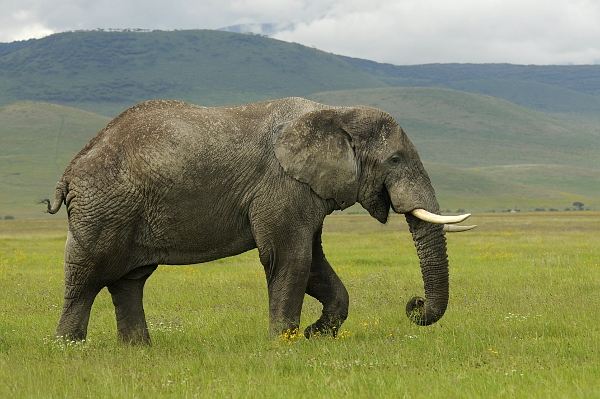
%> input picture im2_ref.jpg, 600 x 399 px
$ octave case2.m   (GNU Octave 9; MATLAB toolbox functions it lacks are replaced by stand-ins)
%> lines starting %> are read from the running program, lines starting %| are printed output that depends on the picture
%% read the images
im_ref=  imread('im2_ref.jpg');
%> im_ref is the input picture: size 399x600x3 uint8; mean R, G, B 130.3, 134.3, 97.4
im_sen=  imread('im2_sen.jpg');
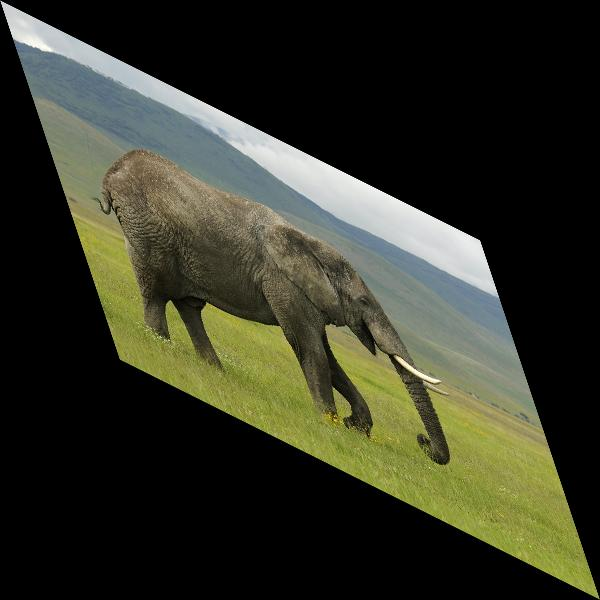
%> input picture im2_sen.jpg, 600 x 600 px
%> im_sen is the input picture: size 600x600x3 uint8; mean R, G, B 52.1, 53.7, 39.1

im_ref_gr = rgb2gray(im_ref);
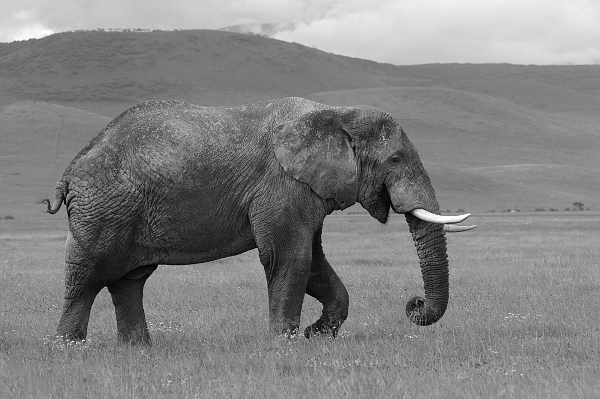
%> im_ref_gr: size 399x600 uint8; min 1, max 254, mean 128.9
im_sen_gr = rgb2gray(im_sen);
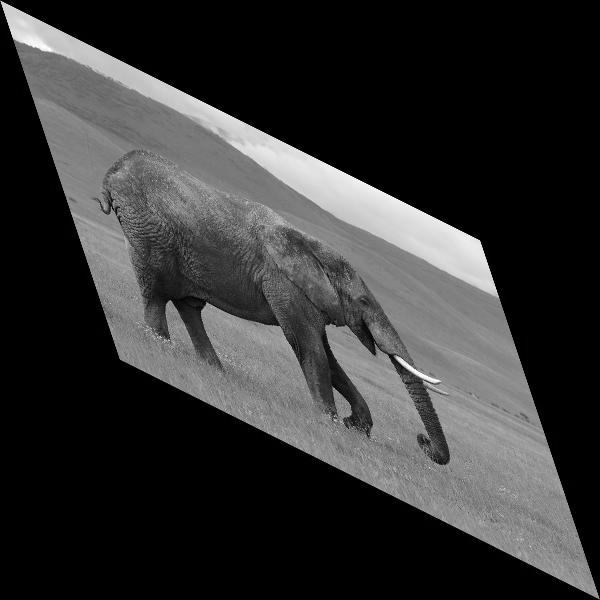
%> im_sen_gr: size 600x600 uint8; min 0, max 255, mean 51.6

%% apply registration
%> (the run ends here)
